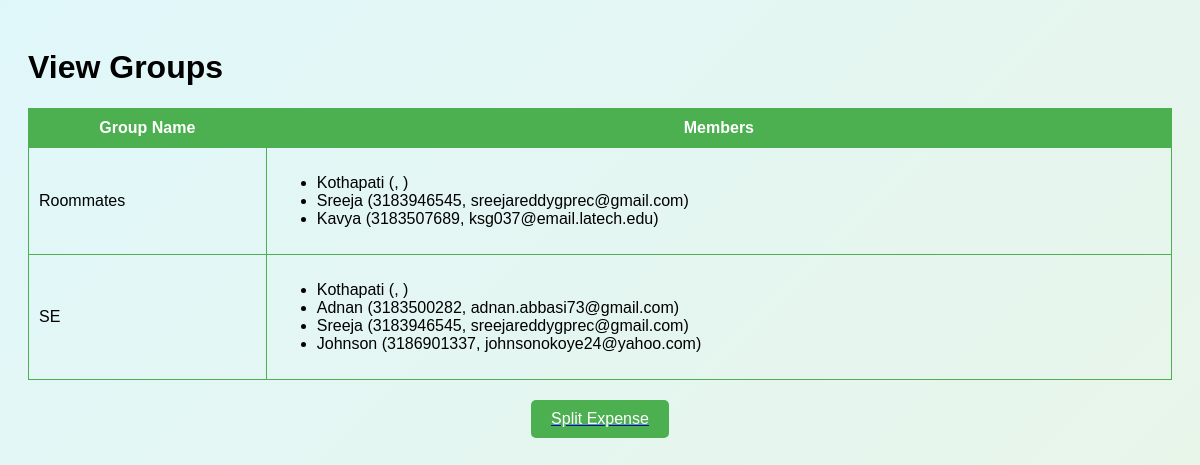
The app's page /view_groups (signed in), older data.
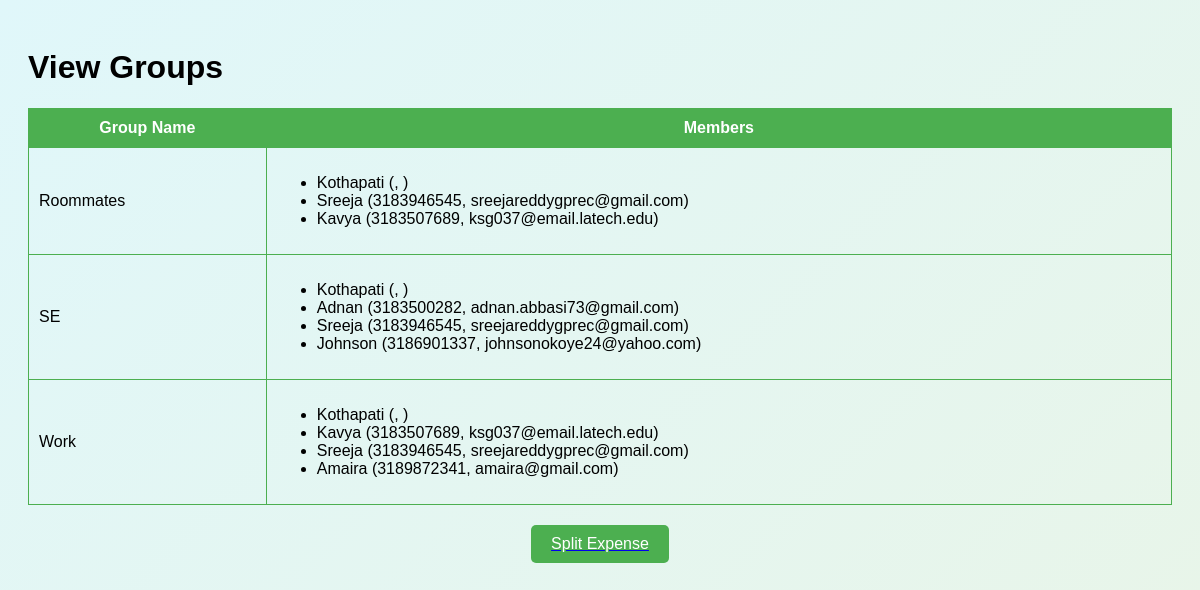
The same page, newer data.
### tables this page shows
CREATE TABLE members (
            id INTEGER PRIMARY KEY AUTOINCREMENT,
            group_name TEXT NOT NULL,
            name TEXT NOT NULL,
            phone TEXT NOT NULL,
            email TEXT NOT NULL,
            FOREIGN KEY (group_name) REFERENCES groups_table(group_name)
        );

### app.py (the view)
@app.route('/view_groups')
def view_groups():
    if 'username' not in session:
        return redirect(url_for('login'))
    logged_in_user = session['username']
    conn = sqlite3.connect(db_path)
    cursor = conn.cursor()
    cursor.execute('SELECT group_name FROM members WHERE name = ?', (logged_in_user,))
    groups = cursor.fetchall()
    group_data = []
    for group in groups:
        cursor.execute('SELECT name, phone, email FROM members WHERE group_name = ?', (group[0],))
        members = cursor.fetchall()
        group_data.append({'group_name': group[0], 'members': members})
    conn.close()
    return render_template('view_groups.html', groups=group_data)

### templates/view_groups.html (shortened to what this page needs)
<!DOCTYPE html>
<html lang="en">
<head>
</head>
<body>
    <h1>View Groups</h1>
    <table>
        <thead>
            <tr>
                <th>Group Name</th>
                <th>Members</th>
            </tr>
        </thead>
        <tbody>
            {% for group in groups %}
            <tr>
                <td>{{ group.group_name }}</td>
                <td>
                    <ul>
                        {% for member in group.members %}
                        <li>{{ member[0] }} ({{ member[1] }}, {{ member[2] }})</li>
                        {% endfor %}
                    </ul>
                </td>
            </tr>
            {% endfor %}
        </tbody>
    </table>
    <a href="{{ url_for('split_expense') }}">
        <button class="split-expense-btn">Split Expense</button>
    </a>
</body>
</html>

Row changes from the older to the newer data that the page shows:
added members: group_name "Work", name "Sreeja", phone "3183946545", email "sreejareddygprec@gmail.com"
added members: name "Kothapati", shown under "Work"
added members: name "Kavya", phone "3183507689", email "ksg037@email.latech.edu", shown under "Work"
added members: name "Amaira", phone "3189872341", email "amaira@gmail.com", shown under "Work"
